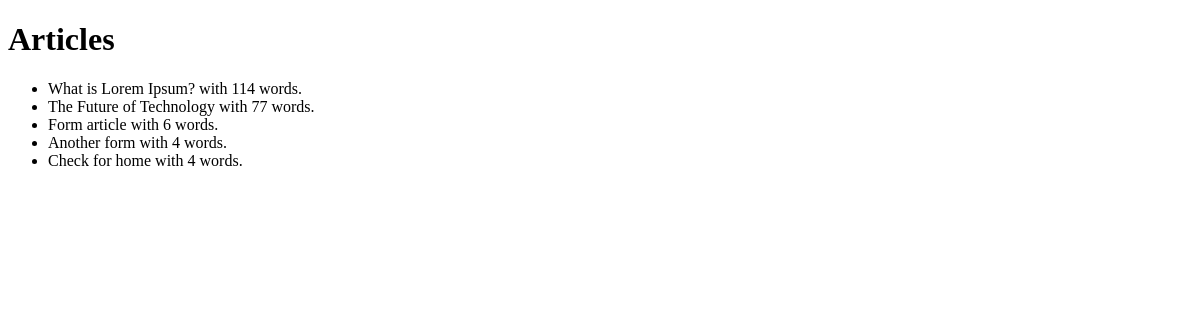
Before: / with the older database file.
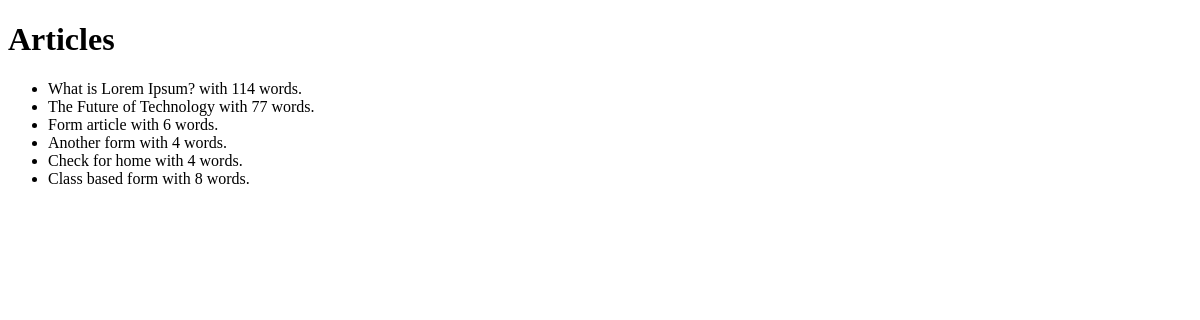
After: the same page with the newer database file.
### app/models.py (models this page shows)
class Article(models.Model):
    title: models.CharField = models.CharField(max_length=100)
    content = models.TextField(blank=True, default="")
    word_count = models.IntegerField()
    twitter_post = models.TextField(blank=True, default="")
    status = models.CharField(
        max_length=20,
        choices=ARTICLE_STATUS,
        default="draft",
    )
    created_at = models.DateTimeField(auto_now_add=True)
    updated_at = models.DateTimeField(auto_now=True)

### app/views.py (the view)
# urls.py: path("", home, name="home"),
def home(request):
    articles = Article.objects.all()
    return render(request, "app/home.html", {"articles": articles})

### templates/app/home.html (shortened to what this page needs)
<!DOCTYPE html>
<html lang="en">
<head>
</head>
<body>
    <h1>Articles</h1>
    <ul>
        {% for article in articles %}
        <li>{{article.title}} with {{article.word_count}} words.</li>
        {% endfor %}
    </ul>
</body>
</html>

Changed rows visible on the page:
added Article: title "Class based form", word_count "8"
